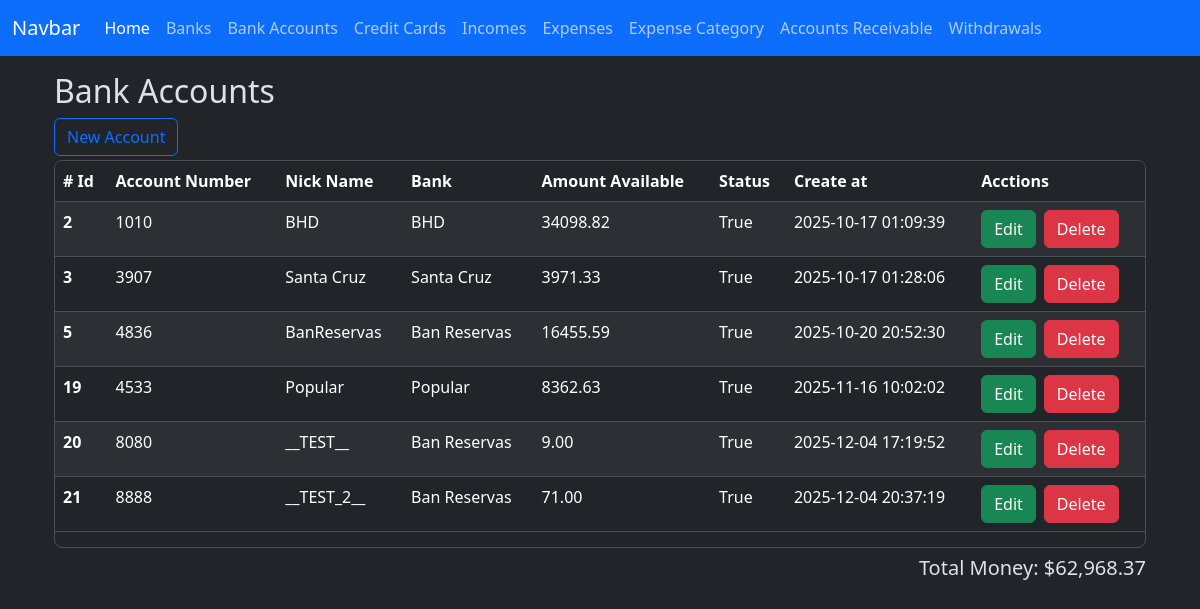
Page /bank_accounts/index on the committed database.
### app/models/bank_account.py (models this page shows)
class BankAccount(db.Model):
    __tablename__ = 'bank_accounts'
    id = db.Column(db.Integer, primary_key=True)
    nick_name = db.Column(db.String(120))
    amount_available = db.Column(db.Numeric(10, 2), nullable=False)
    is_active = db.Column(db.Boolean, default=True)
    account_number = db.Column(db.Integer, nullable=True)
    bank_id = db.Column(db.Integer, db.ForeignKey('banks.id'))
    created_at = db.Column(db.DateTime(timezone=True), server_default=func.now())
    updated_at = db.Column(db.DateTime(timezone=True), onupdate=func.now())
    bank = relationship('Bank', back_populates='bank_accounts')
    expenses = relationship('Expense', back_populates='bank_account')
    incomes = relationship('Income', back_populates='bank_account')
    loans = relationship('Loan', back_populates='bank_account')
    loan_payments = relationship('LoanPayment', back_populates='bank_account')
    credit_card_payments = relationship('CreditCardPayment', back_populates='bank_account')
    withdrawals = relationship('Withdrawal', back_populates='bank_account')

### app/models/bank.py (models this page shows)
class Bank(db.Model):
    __tablename__ = 'banks'
    id = db.Column(db.Integer, primary_key=True)
    name = db.Column(db.String(100), nullable=False)
    created_at = db.Column(db.DateTime(timezone=True), server_default=func.now())
    updated_at = db.Column(db.DateTime(timezone=True), onupdate=func.now())
    bank_accounts = relationship('BankAccount', back_populates='bank')
    credit_cards = relationship('CreditCard', back_populates='bank')

### app/routes/bank_account_routes.py (the view)
@bank_account_bp.route('/index', methods=['GET'])
def index():
    banks = Bank.query.all()
    bank_accounts = BankAccount.query.all()
    total_money = Decimal()
    for account in bank_accounts:
        total_money += account.amount_available
    total_money_formatted = f'{total_money:,.2f}'
    context = {
        'banks': banks,
        'bank_accounts': bank_accounts,
        'total_money': total_money_formatted,
    }
    return render_template('bank_accounts/index.html', **context)

### app/templates/bank_accounts/index.html (shortened to what this page needs)
{% extends 'layout.html' %}
{% block content %}
    <h2>Bank Accounts</h2>
    <div class="row">
        <div class="col-sm">
            <button type="button" class="btn btn-outline-primary" data-bs-toggle="modal" data-bs-target="#create-bank-account"
            >New Account</button>
        </div>
        <div class="col-sm"></div>
    </div>
    <div class="table-responsive overflow-y-auto border rounded-3 mt-1" style="max-height: 388px;">
        <table class="table table-striped  table-hover">
            <thead class="sticky-top">
                <tr>
                    <th scope="col"># Id</th>
                    <th scope="col">Account Number</th>
                    <th scope="col">Nick Name</th>
                    <th scope="col">Bank</th>
                    <th scope="col">Amount Available</th>
                    <th scope="col">Status</th>
                    <th scope="col">Create at</th>
                    <th scope="col">Acctions</th>
                </tr>
            </thead>
            <tbody>
                {% for bank_account in bank_accounts %}
                <tr class="bank-row" data-bank-account-id = "{{ bank_account.id }}">
                    <th scope="row">{{ bank_account.id }}</th>
                    <td>{{ bank_account.account_number }}</td>
                    <td>{{ bank_account.nick_name }}</td>
                    <td>{{ bank_account.bank.name }}</td>
                    <td>{{ bank_account.amount_available }}</td>
                    <td>{{ bank_account.is_active }}</td>
                    <td>{{ bank_account.created_at }}</td>
                    <td>
                        <div class="d-flex gap-2">
                            <button
                                type="button"
                                class="btn btn-success"
                                data-bs-toggle="modal"
                                data-bs-target="#edit-bank-account"
                                data-bank-account-id="{{ bank_account.id }}"
                                data-account-number="{{ bank_account.account_number }}"
                                data-nick-name="{{ bank_account.nick_name }}"
                                data-amount-available="{{ bank_account.amount_available }}"
                                data-bank-id="{{ bank_account.bank.id }}"
                            >Edit
                            </button>
                            <a href="{{ url_for('bank_account.delete', id=bank_account.id) }}" class="btn btn-danger">Delete</a>
                        </div>
                    </td>
                </tr>
                {% endfor %}
            </tbody>
        </table>
    </div>
    <div class="col-sm d-flex flex-row-reverse mt-2">
        <h5>Total Money: ${{ total_money }}</h5>
    </div>
    <link href="https://cdn.jsdelivr.net/npm/@sweetalert2/theme-dark@5/dark.css" rel="stylesheet">
{% endblock %}

### app/templates/layout.html (shortened to what this page needs)
<!doctype html>
<html lang="en" data-bs-theme="dark">
  <head>
    <link href="https://cdn.jsdelivr.net/npm/bootstrap@5.3.8/dist/css/bootstrap.min.css" rel="stylesheet">
    <link rel="stylesheet" href="../static/style.css">
</head>
  <body>
    <nav class="navbar navbar-expand-lg bg-primary fixed-top mx-2 mx-auto">
        <div class="container-fluid">
            <a class="navbar-brand" href="#">Navbar</a>
            <div class="collapse navbar-collapse" id="navbarNav">
                <ul class="navbar-nav">
                    <li class="nav-item">
                        <a class="nav-link active" aria-current="page" href="{{ url_for('home.index' ) }}">Home</a>
                    </li>
                    <li class="nav-item">
                        <a class="nav-link" href="{{ url_for('bank.index' ) }}">Banks</a>
                    </li>
                    <li class="nav-item">
                        <a class="nav-link" href="{{ url_for('bank_account.index' ) }}">Bank Accounts</a>
                    </li>
                    <li class="nav-item">
                        <a class="nav-link" href="{{ url_for('credit_card.index' ) }}">Credit Cards</a>
                    </li>
                    <li class="nav-item">
                        <a class="nav-link" href="{{ url_for('income.index' ) }}">Incomes</a>
                    </li>
                    <li class="nav-item">
                        <a class="nav-link" href="{{ url_for('expense.index' ) }}">Expenses</a>
                    </li>
                    <li class="nav-item">
                        <a class="nav-link" href="{{ url_for('expense_category.index' ) }}">Expense Category</a>
                    </li>
                    <li class="nav-item">
                        <a class="nav-link" href="{{ url_for('accounts_receivable.index' ) }}">Accounts Receivable</a>
                    </li>
                    <li class="nav-item">
                        <a class="nav-link" href="{{ url_for('withdrawal.index' ) }}">Withdrawals</a>
                    </li>
                </ul>
            </div>
        </div>
    </nav>
    <main class="container mt-5 p-4">
    {% block content %}
    {% endblock %}
    </main>
    <link rel="stylesheet" href="https://cdn.jsdelivr.net/npm/bootstrap-icons@1.13.1/font/bootstrap-icons.min.css">
</body>
</html>

### rows in the picture
BankAccount: id "2", account_number "1010", nick_name "BHD", bank.name "BHD", amount_available "34098.82", is_active "True", created_at "2025-10-17 01:09:39"
BankAccount: id "3", account_number "3907", nick_name "Santa Cruz", bank.name "Santa Cruz", amount_available "3971.33", is_active "True", created_at "2025-10-17 01:28:06"
BankAccount: id "5", account_number "4836", nick_name "BanReservas", bank.name "Ban Reservas", amount_available "16455.59", is_active "True", created_at "2025-10-20 20:52:30"
BankAccount: id "19", account_number "4533", nick_name "Popular", bank.name "Popular", amount_available "8362.63", is_active "True", created_at "2025-11-16 10:02:02"
BankAccount: id "20", account_number "8080", nick_name "__TEST__", bank.name "Ban Reservas", amount_available "9.00", is_active "True", created_at "2025-12-04 17:19:52"
BankAccount: id "21", account_number "8888", nick_name "__TEST_2__", bank.name "Ban Reservas", amount_available "71.00", is_active "True", created_at "2025-12-04 20:37:19"

### other values in the picture
{{ total_money }} "62,968.37"
